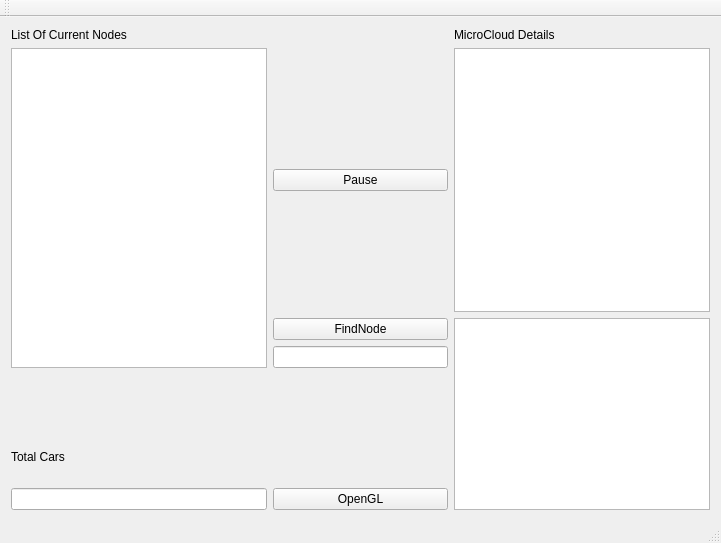
<?xml version="1.0" encoding="UTF-8"?>
<ui version="4.0">
 <class>MainWindow</class>
 <widget class="QMainWindow" name="MainWindow">
  <property name="geometry">
   <rect>
    <x>0</x>
    <y>0</y>
    <width>721</width>
    <height>543</height>
   </rect>
  </property>
  <property name="sizePolicy">
   <sizepolicy hsizetype="Expanding" vsizetype="Preferred">
    <horstretch>0</horstretch>
    <verstretch>0</verstretch>
   </sizepolicy>
  </property>
  <property name="windowTitle">
   <string>MainWindow</string>
  </property>
  <widget class="QWidget" name="centralWidget">
   <layout class="QHBoxLayout" name="horizontalLayout">
    <item>
     <layout class="QGridLayout" name="gridLayout">
      <item row="2" column="2" rowspan="5">
       <widget class="QListWidget" name="listWidget_3"/>
      </item>
      <item row="3" column="1">
       <widget class="QLineEdit" name="lineEdit"/>
      </item>
      <item row="0" column="0" colspan="2">
       <widget class="QLabel" name="label">
        <property name="text">
         <string>List Of Current Nodes</string>
        </property>
       </widget>
      </item>
      <item row="0" column="2">
       <widget class="QLabel" name="label_2">
        <property name="text">
         <string>MicroCloud Details</string>
        </property>
       </widget>
      </item>
      <item row="1" column="1">
       <widget class="QPushButton" name="pushButton">
        <property name="sizePolicy">
         <sizepolicy hsizetype="Preferred" vsizetype="Fixed">
          <horstretch>0</horstretch>
          <verstretch>0</verstretch>
         </sizepolicy>
        </property>
        <property name="text">
         <string>Pause</string>
        </property>
       </widget>
      </item>
      <item row="6" column="0">
       <widget class="QLineEdit" name="lineEdit_2"/>
      </item>
      <item row="5" column="0">
       <widget class="QLabel" name="label_3">
        <property name="text">
         <string>Total Cars</string>
        </property>
       </widget>
      </item>
      <item row="1" column="0" rowspan="3">
       <widget class="QListWidget" name="listWidget">
        <property name="sizePolicy">
         <sizepolicy hsizetype="Expanding" vsizetype="Preferred">
          <horstretch>0</horstretch>
          <verstretch>0</verstretch>
         </sizepolicy>
        </property>
       </widget>
      </item>
      <item row="1" column="2">
       <widget class="QListWidget" name="listWidget_2"/>
      </item>
      <item row="2" column="1">
       <widget class="QPushButton" name="pushButton_2">
        <property name="text">
         <string>FindNode</string>
        </property>
       </widget>
      </item>
      <item row="4" column="0">
       <spacer name="verticalSpacer">
        <property name="orientation">
         <enum>Qt::Vertical</enum>
        </property>
        <property name="sizeType">
         <enum>QSizePolicy::Preferred</enum>
        </property>
        <property name="sizeHint" stdset="0">
         <size>
          <width>20</width>
          <height>40</height>
         </size>
        </property>
       </spacer>
      </item>
      <item row="6" column="1">
       <widget class="QPushButton" name="pushButton_3">
        <property name="text">
         <string>OpenGL</string>
        </property>
       </widget>
      </item>
     </layout>
    </item>
   </layout>
  </widget>
  <widget class="QMenuBar" name="menuBar">
   <property name="geometry">
    <rect>
     <x>0</x>
     <y>0</y>
     <width>721</width>
     <height>22</height>
    </rect>
   </property>
  </widget>
  <widget class="QToolBar" name="mainToolBar">
   <attribute name="toolBarArea">
    <enum>TopToolBarArea</enum>
   </attribute>
   <attribute name="toolBarBreak">
    <bool>false</bool>
   </attribute>
  </widget>
  <widget class="QStatusBar" name="statusBar"/>
 </widget>
 <layoutdefault spacing="6" margin="11"/>
 <resources/>
 <connections/>
</ui>
